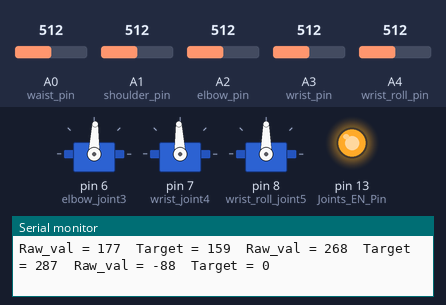
A sketch run on a simulated Arduino Uno, built with avr-gcc and run on an emulated ATmega328P. Parts: 3 × servo, output pins drawn as LEDs (lit = HIGH), the last lines printed to the serial monitor. The inputs (shaded band) are chosen by the test bench; at power-on: A2 (elbow_pin) = 512, A0 (waist_pin) = 512, A1 (shoulder_pin) = 512, A3 (wrist_pin) = 512, A4 (wrist_roll_pin) = 512.

Above: at 0.13 s.
At 1.29 s:
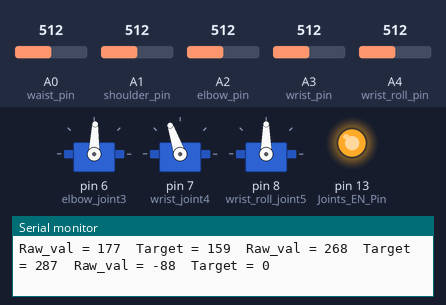
1.3 s: A2 (elbow_pin) set to 365
At 3.9 s:
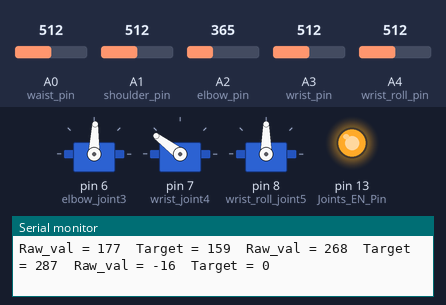
4.3 s: A2 (elbow_pin) set to 338
Timing chart, 0 to 7.3 s (numbered marks = the images above; inputs shaded):
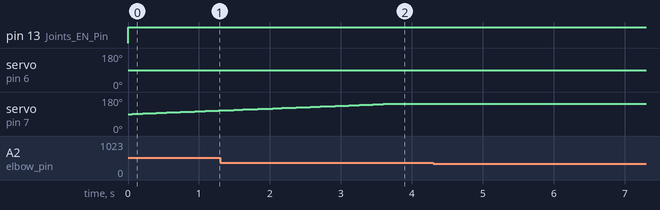

The sketch:

Autonomous.ino
```cpp
#include <AccelStepper.h>
#include <VarSpeedServo.h>
#include <math.h>

#define waist_pin      A0
#define shoulder_pin   A1
#define elbow_pin      A2
#define wrist_pin      A3
#define wrist_roll_pin A4

AccelStepper    waist_joint1(1, 2, 3), shoulder_joint2(1, 4, 5); //pulse //dir
VarSpeedServo   elbow_joint3, wrist_joint4, wrist_roll_joint5;

int16_t waist_val_raw      = 0,
        shoulder_val_raw   = 0,
        elbow_val_raw      = 0,
        wrist_val_raw      = 0,
        wrist_roll_val_raw = 0;        // value read from the pot


int16_t waist_cmd      = 0,
        shoulder_cmd   = 0,
        elbow_cmd      = 0,
        wrist_cmd      = 0,        // value output to the PWM (analog out)
        wrist_roll_cmd = 0;


const int Joints_EN_Pin = 13;
bool  g_Joints_disable_Joy = false;
//*****************************************FUNCTION CALLER*****************************

void stepper_position_1(int target, int sensor, int velocity,int threshold);
void stepper_position_2(int target, int sensor, int velocity,int threshold);
int max_min(int16_t val_raw, uint16_t lower, uint16_t higher);
void disable_motors(bool motor_EN);
void read_analog(void);


//#################################BEGIN SETUP  FUNCTION################################
void setup() {

  Serial.begin(9600);
  pinMode(Joints_EN_Pin, OUTPUT);
  waist_joint1.setMaxSpeed(1000000);
  shoulder_joint2.setMaxSpeed(1000000);

  elbow_joint3.attach(6);
  wrist_joint4.attach(7);
  wrist_roll_joint5.attach(8);


//  joint[elbow]      = 88;
//  joint[wrist]      = 88.5;
//  joint[wrist_roll] = 90;

  waist_cmd      = 159;
  shoulder_cmd   = 287;

  elbow_cmd      = 0;
  wrist_cmd      = -90;
  wrist_roll_cmd = 0;

}
//#################################END SETUP  FUNCTION################################

//#################################BEGIN LOOOP  FUNCTION################################
void loop() {
  // read the value from the sensor:
  read_analog();

  g_Joints_disable_Joy = false;
//  g_Joints_disable_Joy = true;
  disable_motors(g_Joints_disable_Joy);

  waist_joint1.runSpeed();
  shoulder_joint2.runSpeed();

  uint16_t joint_adc_min[5] = {107, 268, 36, 32, 34};
  uint16_t joint_adc_max[5] = {177, 302, 129, 127, 133};

  uint16_t elbow =      map(elbow_cmd,      -90, 90, 36, 140);          //min 35(servo write cmd)~ -90 degree ; max 140~ 90 degree/////////////MID ~ 88
  uint16_t wrist =      map(wrist_cmd,       90, -90, 34, 143);          //min 34~ -90 degree ; max 143~ 90 degree
  uint16_t wrist_roll = map(wrist_roll_cmd, -90, 90, 35, 145);          //min 35~ -90 degree ; max 135~ 90 degree

// There was a bug here before when it was using void but not its good with return func
  waist_val_raw      = max_min(waist_val_raw,      joint_adc_min[0], joint_adc_max[0]);          //raw_val from ADC, minimum val_adc, maximum val_adc
  shoulder_val_raw   = max_min(shoulder_val_raw,   joint_adc_min[1], joint_adc_max[1]);
  elbow_val_raw      = max_min(elbow_val_raw,      joint_adc_min[2], joint_adc_max[2]);
  wrist_val_raw      = max_min(wrist_val_raw,      joint_adc_min[3], joint_adc_max[3]);
  wrist_roll_val_raw = max_min(wrist_roll_val_raw, joint_adc_min[4], joint_adc_max[4]);

  int16_t  elbow_degree =      map(elbow_val_raw,      joint_adc_min[2], joint_adc_max[2],  90, -90);
  int16_t  wrist_degree =      map(wrist_val_raw,      joint_adc_min[3], joint_adc_max[3], -90, 90);
  int16_t  wrist_roll_degree = map(wrist_roll_val_raw, joint_adc_min[4], joint_adc_max[4], -90, 90);

//*********************************Motor Commands***********************************
//  stepper_position_1(waist_val_raw, waist_cmd, 1000 ,3);
//  stepper_position_2(shoulder_val_raw, shoulder_cmd, 500 ,25);
  elbow_joint3.slowmove(elbow, 10);
  wrist_joint4.slowmove(wrist, 10);
  wrist_roll_joint5.slowmove(wrist_roll, 10);
//*********************************Motor Commands***********************************


    Serial.print("Raw_val = ");       //debug for Testing
    Serial.print(waist_val_raw);
    Serial.print("\t");
    Serial.print("Target = ");
    Serial.print(waist_cmd);
    Serial.print("\t");


    Serial.print("Raw_val = ");       //debug for Testing
    Serial.print(shoulder_val_raw);
    Serial.print("\t");
    Serial.print("Target = ");
    Serial.print(shoulder_cmd);
    Serial.print("\t");


    Serial.print("Raw_val = ");       //debug for Testing
    Serial.print(elbow_degree);
    Serial.print("\t");
    Serial.print("Target = ");
    Serial.print(elbow_cmd);
    Serial.println("\t");


}
//#################################END LOOOP  FUNCTION################################


//#######################START OF FUNCTION IMPLEMENT##################################
double g_decel = 1000;
void stepper_position_1(int sensor, int target, int velocity,int threshold)
{

  if (sensor > (target - threshold) && sensor < (target + threshold))
  {
    g_decel /= 1.081;
    if (g_decel < 10)
    {
      g_decel = 0;
    }
    waist_joint1.setSpeed(g_decel);
    delay(30);
  }
  else
  {

     if( target > sensor)
     {
        waist_joint1.setSpeed(-1*velocity);
     }
     else
     {
        waist_joint1.setSpeed(velocity);
     }

  }
//    Serial.print(g_decel);      //Debug for value decel
//    Serial.print("    ");
//    Serial.println(sensor);
}

void stepper_position_2(int sensor, int target, int velocity,int threshold)
{

  if (sensor > (target - threshold) && sensor < (target + threshold))
  {
    g_decel /= 1.081;
    if (g_decel < 10)
    {
      g_decel = 0;
    }
    shoulder_joint2.setSpeed(g_decel);
    delay(30);
  }
  else
  {
    g_decel = velocity;
    shoulder_joint2.setSpeed(velocity);
  }
//    Serial.print(g_decel);      //Debug for value decel
//    Serial.print("    ");
//    Serial.println(sensor);
}

// Max_MIN
int max_min(int16_t val_raw, uint16_t lower, uint16_t higher)
{
  if ( val_raw <= lower) {
    val_raw = lower;
  }
  else if (val_raw >= higher){
    val_raw = higher;
  }
 return val_raw;
}


void disable_motors(bool motor_EN)
{
  if (motor_EN)
  {
    digitalWrite(Joints_EN_Pin, LOW);
    elbow_joint3.detach();
    wrist_joint4.detach();
    wrist_roll_joint5.detach();
  }
  else
  {
    digitalWrite(Joints_EN_Pin, HIGH);
    elbow_joint3.attach(6);
    wrist_joint4.attach(7);
    wrist_roll_joint5.attach(8);
  }
}

uint16_t g_target_adc_raw[5] = {500, 500, 155, 155, 155};
void read_analog(void)
{
  //*********************************Stepper Analog***********************************
  waist_val_raw      = analogRead(waist_pin)    / (1023 / g_target_adc_raw[0]);
  shoulder_val_raw   = analogRead(shoulder_pin) / (1023 / g_target_adc_raw[1]);
  //*********************************Stepper Analog***********************************

  //*********************************Servo Analog***********************************
  elbow_val_raw      = analogRead(elbow_pin)      / (685 / g_target_adc_raw[2]);
  wrist_val_raw      = analogRead(wrist_pin)      / (685 / g_target_adc_raw[3]);  //685 max
  wrist_roll_val_raw = analogRead(wrist_roll_pin) / (685 / g_target_adc_raw[4]);
  //*********************************Servo Analog***********************************

//  *********************************Debug for Analog***********************************
//  Serial.print(waist_val_raw);
//  Serial.print("\t");
//  Serial.print(shoulder_val_raw);
//  Serial.print("\t");
//  Serial.print(elbow_val_raw);
//  Serial.print("\t");
//  Serial.print(wrist_val_raw);
//  Serial.print("\t");
//  Serial.println(wrist_roll_val_raw);

}
```
